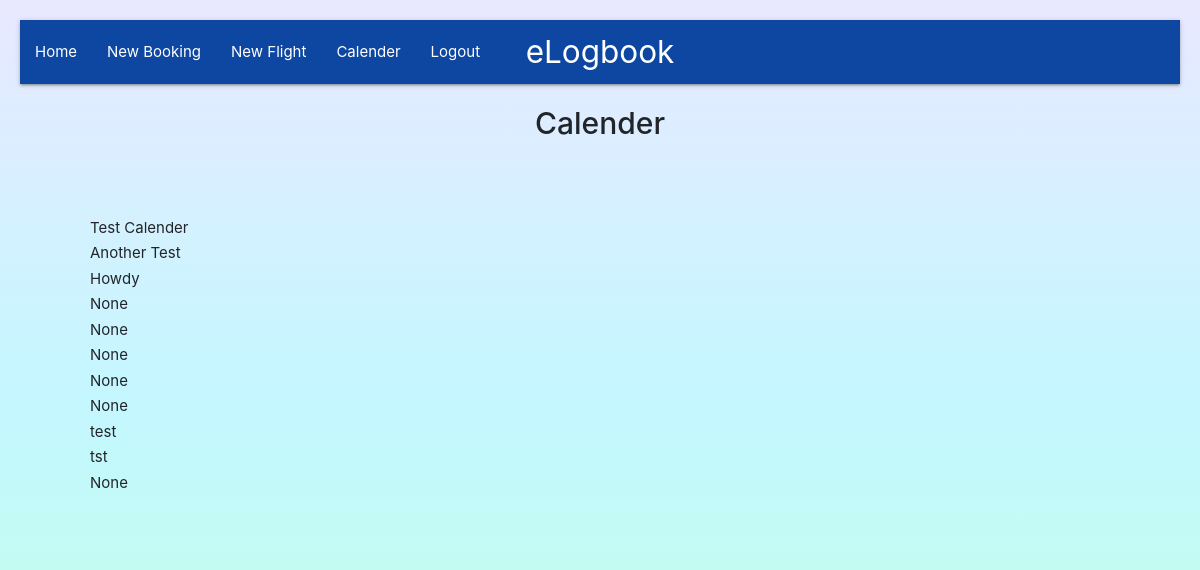
/calender (signed in), run on the app's committed database.
### calender/models.py (models this page shows, shortened)
class Events(models.Model):
    id = models.AutoField(primary_key=True)
    name = models.CharField(max_length=255, null=True, blank=True)
    start = models.DateTimeField(null=True, blank=True)
    end = models.DateTimeField(null=True, blank=True)

### logbook/views.py (the view)
# urls.py: path('calender', views.calender, name='calender'),
def calender(request):
    form = NewEvent()
    all_events = Events.objects.all()
    context = {
        'form': form,
        'events': all_events,
    }
    return render(request, "logbook/calender.html", context)

### logbook/templates/logbook/calender.html (shortened to what this page needs)
{% extends "logbook/base.html" %}
{% block content %}
<div class="container">
    <div class="row">
        <div class="col-12 center-align"><h2>Calender</h2></div>
    </div>
</div>
<div class="container">
    <div id="external-events" class="row">
        <div class="col-8 overflow-scroll event-height m-5">
            {% for event in events %}
            <div class='fc-event fc-h-event fc-daygrid-event fc-daygrid-block-event'>
                <div class='fc-event-main' data-event='{ "title": "{{ event.name }}", "duration": "{{ event.duration }}" }'>{{ event.name }}</div>
            </div>
            {% endfor %}
        </div>
    </div>
</div>
{% endblock %}

### logbook/static/style.css (style rules this page uses)
body { background-image: linear-gradient(to bottom, #e9e8ff, #d6f0ff, #c4f7ff, #c3fcf1, #d7fdd9); background-position: center; background-repeat: no-repeat; height: 100vh; font: 14px sans-serif; padding: 20px; }
::placeholder { color: black; opacity: 0.5; }
.event-height { max-height: 300px; }
#external-events .fc-event { cursor: move; margin: 3px 0; }

### data on the page
Events: name "Test Calender"
Events: name "Another Test"
Events: name "Howdy"
Events: name "None"
Events: name "None"
Events: name "None"
Events: name "None"
Events: name "None"
Events: name "test"
Events: name "tst"
Events: name "None"
